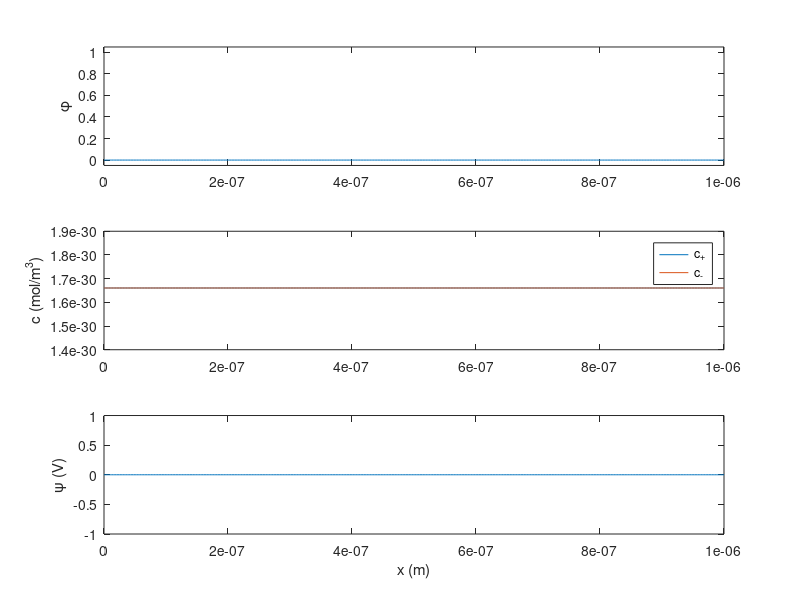

Recreate this plot in MATLAB.
function ch_pnp_1d_matlab()
% CH–PNP (Onsager) in 1D, MATLAB template
% Variables: phase-field phi (0..1), cP, cM, potential psi
% BC: no-flux for phi and ions; electrical insulation (Neumann) for psi.
%
% Author: (template)

%% -------------------- parameters --------------------
kB  = 1.380649e-23;      % J/K
T   = 298.15;            % K
e0  = 1.602176634e-19;   % C

% Domain
L  = 1e-6;               % m
Nx = 400;
x  = linspace(0, L, Nx).';
dx = x(2)-x(1);

% Time
dt    = 2e-6;            % s  (adjust for stability; ions explicit-ish)
tEnd  = 5e-3;            % s
nStep = ceil(tEnd/dt);

% Phase-field (Cahn-Hilliard)
W        = 2e7;          % J/m^3  (double-well barrier strength)
kappaPhi = 2e-12;        % J/m    (gradient coeff; sets interface thickness)
Mphi     = 5e-16;        % (m^5)/(J*s)  mobility (CH)

% Electrolyte dielectric (two phases)
eps0 = 8.8541878128e-12; % F/m
epsA = 40*eps0;
epsB = 10*eps0;

% Ions
Dplus  = 2e-10;          % m^2/s
Dminus = 2e-10;          % m^2/s
beta   = 1/(kB*T);

% Solvation preference (partition) term: g_i(phi)=DeltaMu_i*phi
DeltaMu_plus  = 2.0*kB*T;   % J (per particle); tune for partition
DeltaMu_minus = 0.0*kB*T;

% Fixed charge (optional)
rho_f = zeros(Nx,1);     % C/m^3

% Numerical safety
cFloor = 1e-6;           % mol/m^3 or number density floor (consistent units!)
% NOTE: In this template, c is number density [1/m^3] for consistency with Poisson.
% If you prefer mol/m^3, convert with NA and e accordingly.

%% -------------------- initial conditions --------------------
% Phase-field: one interface around L/2
phi = 0.5*(1 - tanh((x - 0.5*L)/(0.03*L)));  % smooth step

% Ions: start uniform (number density). Example: 1000 mol/m^3 ~ 6e26 1/m^3
NA  = 6.02214076e23;
c0_molm3 = 1000;         % 1 M ~ 1000 mol/m^3
c0 = c0_molm3*NA;        % 1/m^3

cP = c0*ones(Nx,1);
cM = c0*ones(Nx,1);

% Potential
psi = zeros(Nx,1);

%% -------------------- operators (Neumann Laplacian) --------------------
D2 = laplacian_neumann_1d(Nx, dx);   % second derivative matrix
D4 = D2*D2;                          % biharmonic operator (Neumann-compatible)

I  = speye(Nx);

% Precompute CH implicit left-hand matrix (constant Mphi,kappaPhi here)
A_phi = (I - dt*Mphi*kappaPhi*D4);

%% -------------------- time loop --------------------
for n = 1:nStep
    t = n*dt;

    % ----- dielectric field -----
    eps = epsA*phi + epsB*(1-phi);

    % ----- solve variable-coefficient Poisson: -d/dx(eps dpsi/dx) = rho -----
    rho = e0*(cP - cM) + rho_f;  % C/m^3
    psi = solve_poisson_var_eps_neumann(eps, rho, dx);

    % ----- compute CH chemical potential pieces (explicit except laplacian term) -----
    % f_mix = W*phi^2(1-phi)^2  => f'(phi)=2W*phi(1-phi)(1-2phi)
    fprime = 2*W*phi.*(1-phi).*(1-2*phi);

    % coupling from solvation: sum_i c_i d g_i/dphi = cP*DeltaMu_plus + cM*DeltaMu_minus
    coupling_sol = cP*DeltaMu_plus + cM*DeltaMu_minus;

    % dielectric coupling: + 0.5 * eps'(phi) * |dpsi/dx|^2, eps' = epsA-epsB
    dpsi = grad_central_1d(psi, dx);
    coupling_die = 0.5*(epsA - epsB)*(dpsi.^2);

    % RHS for phi update:
    RHS_phi = phi + dt*Mphi * (D2*(fprime + coupling_sol + coupling_die));

    % Semi-implicit solve for phi^{n+1}
    phi_new = A_phi \ RHS_phi;

    % Optional: clamp (not strictly variational, but prevents overshoot early on)
    phi = min(max(phi_new, 0), 1);

    % ----- ion chemical potentials (no gradient penalty for ions in this minimal model) -----
    % mu_i = kBT ln(c_i/c_ref) + DeltaMu_i*phi +/- e psi
    % Choose c_ref = c0 for nondimensional log
    cP = max(cP, cFloor);
    cM = max(cM, cFloor);

    muP = (1/beta)*log(cP/c0) + DeltaMu_plus*phi + e0*psi;
    muM = (1/beta)*log(cM/c0) + DeltaMu_minus*phi - e0*psi;

    % ----- ion fluxes (conservative, face-based) -----
    % Onsager: J = -M c d(mu)/dx, with M = D/(kBT)
    MP = Dplus*beta;
    MM = Dminus*beta;

    JP = flux_onsager_upwind(cP, muP, MP, dx);
    JM = flux_onsager_upwind(cM, muM, MM, dx);

    % Update concentrations: dc/dt = -dJ/dx (Neumann no-flux => J=0 at boundaries)
    cP = cP - dt*div_face_flux_1d(JP, dx);
    cM = cM - dt*div_face_flux_1d(JM, dx);

    % positivity floor
    cP = max(cP, cFloor);
    cM = max(cM, cFloor);

    % ----- simple diagnostics -----
    if mod(n, 200) == 0 || n==1
        Q = trapz(x, rho);  % net charge (C/m^2 in 1D per unit area)
        fprintf('step %d/%d, t=%.3e s, min/max phi=%.3f/%.3f, min c=%.3e, netQ=%.3e\n',...
            n, nStep, t, min(phi), max(phi), min([cP;cM]), Q);

        % quick plot
        clf;
        subplot(3,1,1); plot(x, phi); ylabel('\phi'); ylim([-0.05 1.05]);
        subplot(3,1,2); plot(x, cP/NA, x, cM/NA); ylabel('c (mol/m^3)'); legend('c_+','c_-');
        subplot(3,1,3); plot(x, psi); ylabel('\psi (V)'); xlabel('x (m)');
        drawnow;
    end
end

end

%% ==================== helper functions ====================

function D2 = laplacian_neumann_1d(N, dx)
% Second derivative with Neumann BC (ghost = mirror)
% u_x=0 at boundaries => u0=u2, u_{N+1}=u_{N-1}
e = ones(N,1);
D2 = spdiags([e -2*e e], [-1 0 1], N, N) / dx^2;

% Modify first and last row for Neumann
% u_x(1)=0 -> u0=u2 => u_xx(1) = (u2 -2u1 + u0)/dx^2 = (2u2 -2u1)/dx^2
D2(1,1) = -2/dx^2; D2(1,2) =  2/dx^2;
% u_x(N)=0 -> u_{N+1}=u_{N-1} => u_xx(N)=(2u_{N-1}-2u_N)/dx^2
D2(N,N) = -2/dx^2; D2(N,N-1) = 2/dx^2;
end

function g = grad_central_1d(u, dx)
% Central gradient with Neumann at boundaries (du/dx=0)
N = numel(u);
g = zeros(N,1);
g(2:N-1) = (u(3:N) - u(1:N-2))/(2*dx);
g(1) = 0;
g(N) = 0;
end

function psi = solve_poisson_var_eps_neumann(eps, rho, dx)
% Solve: -d/dx( eps dpsi/dx ) = rho, with Neumann BC: (eps dpsi/dx)|bdry = 0
% Gauge fixing: set mean(psi)=0 by adding a constraint (replace one equation).

N = numel(eps);

% face eps
eps_f = zeros(N+1,1);
eps_f(2:N) = 0.5*(eps(1:N-1) + eps(2:N));
eps_f(1)   = eps(1);    % boundary faces
eps_f(N+1) = eps(N);

% Build matrix A * psi = b
% Discretization: -(1/dx)[ eps_{i+1/2}(psi_{i+1}-psi_i)/dx - eps_{i-1/2}(psi_i-psi_{i-1})/dx ] = rho_i
main = zeros(N,1);
low  = zeros(N-1,1);
up   = zeros(N-1,1);

for i = 1:N
    em = eps_f(i);     % i-1/2
    ep = eps_f(i+1);   % i+1/2
    main(i) = (em + ep)/dx^2;
    if i>1
        low(i-1) = -em/dx^2;
    end
    if i<N
        up(i) = -ep/dx^2;
    end
end

A = spdiags([ [low;0] main [0;up] ], [-1 0 1], N, N);

b = rho;  % units: C/m^3 ; then psi in V since eps in F/m

% Neumann Poisson is singular: fix gauge by enforcing psi(1)=0 or mean(psi)=0.
% Here: enforce mean(psi)=0 by replacing first row with ones.
A(1,:) = 1;
b(1)   = 0;

psi = A \ b;
end

function J = flux_onsager_upwind(c, mu, M, dx)
% Face flux J_{i+1/2} = - M * c_face * (mu_{i+1}-mu_i)/dx
% Upwind choice for c_face based on sign of -dmu/dx (drift direction):
% If (mu_{i+1}-mu_i) > 0 => dmu/dx positive => flux negative (to left), use right cell? 
% We'll use sign of velocity v = -M*(mu_{i+1}-mu_i)/dx; if v>0 (to right), take left c; else take right c.

N = numel(c);
dmu = diff(mu);                 % size N-1
v   = -M * (dmu/dx);            % "drift" velocity proportional

cL = c(1:N-1);
cR = c(2:N);

c_face = cL;
c_face(v<0) = cR(v<0);          % upwind

Jint = -M .* c_face .* (dmu/dx); % size N-1

% include boundary faces (no-flux): J(1)=J(N+1)=0
J = zeros(N+1,1);
J(2:N) = Jint;
end

function divJ = div_face_flux_1d(Jface, dx)
% divergence at cell centers from face fluxes:
% div = (J_{i+1/2}-J_{i-1/2})/dx
N = numel(Jface)-1;
divJ = (Jface(2:N+1) - Jface(1:N))/dx;
end
